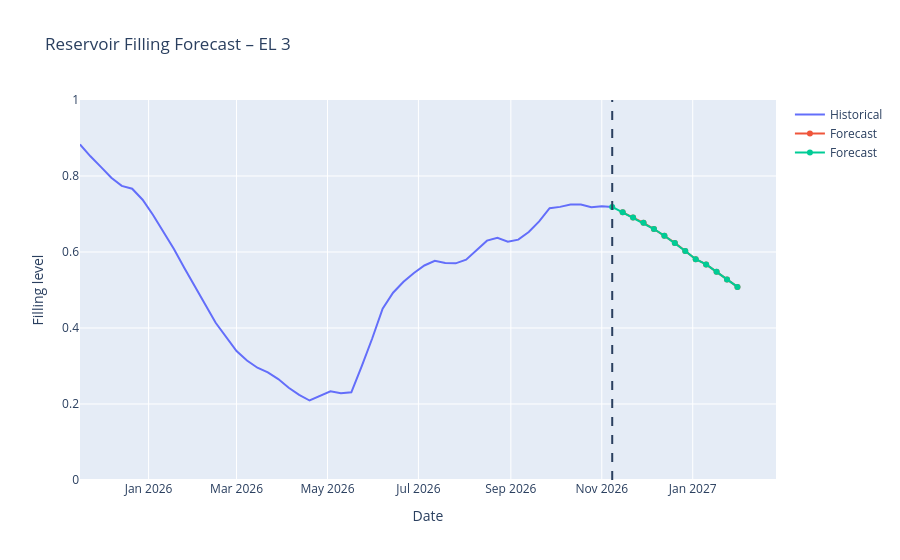

The notebook cell saved with this chart:
### Code cell
forecast_x = [history_for_plot.index[-1]] + list(final_future_forecast.index)
forecast_y = [history_for_plot.iloc[-1]] + list(final_future_forecast.values)

fig.add_trace(
    go.Scatter(
        x=forecast_x,
        y=forecast_y,
        mode="lines+markers",
        name="Forecast"
    )
)
